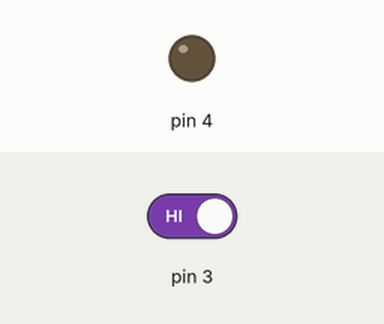
The sketch below on a simulated Arduino Uno, built with avr-gcc and run on an emulated ATmega328P. On the bench: output pins drawn as LEDs (lit = HIGH). The inputs (shaded band) are chosen by the test bench; at power-on: pin 3 HIGH.

Above: at 1.2 s.
1.3 s: pin 3 driven LOW
At 1.8 s:
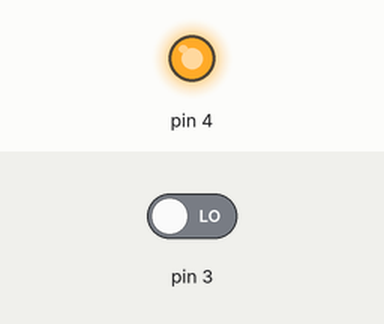
2.8 s: pin 3 driven HIGH
At 4.2 s:
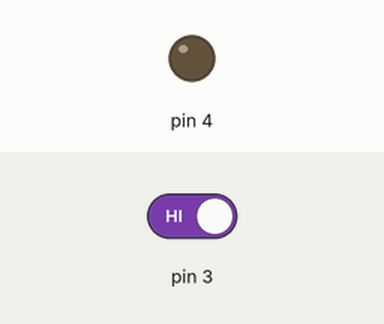
Timing chart, 0 to 5.8 s (numbered marks = the images above; inputs shaded):
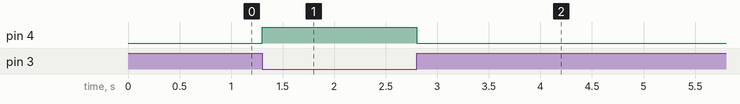

Measured:
- after the input at 1.3 s, pin 4: LOW → HIGH at once
- after the input at 2.8 s, pin 4: HIGH → LOW at once

The sketch:

switch_1.ino
```cpp
void setup() {
  pinMode(3,INPUT);
  pinMode(4,OUTPUT);
}

void loop() {
  if(digitalRead(3)==0)
    digitalWrite(4,1);
  else
    digitalWrite(4,0);
}
```
